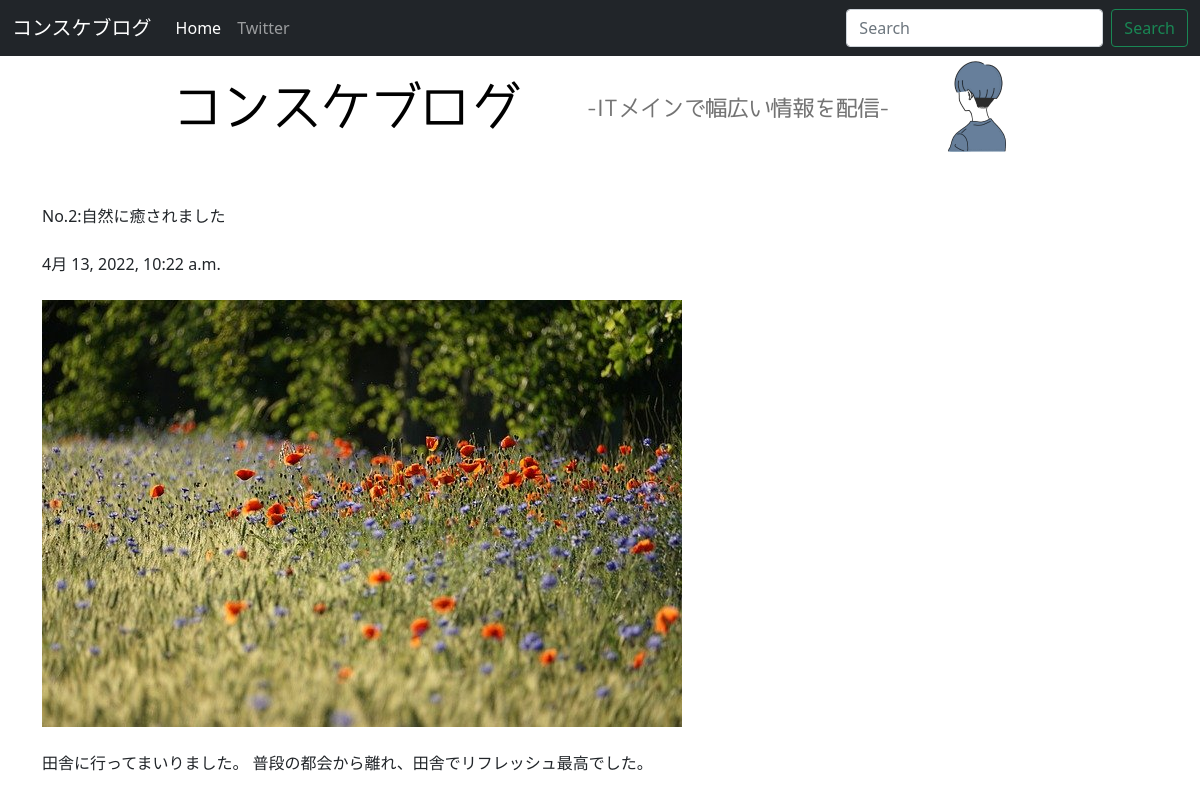
Page /posts/2/ on the committed database.
### posts/models.py (models this page shows, shortened)
class Post(models.Model):
    title = models.CharField(max_length=100)
    published = models.DateTimeField()
    image = models.ImageField(upload_to='media/')
    body = models.TextField()

### posts/views.py (the view)
# urls.py: path('posts/<int:post_id>/', views.post_detail, name="post_detail")
def post_detail(request, post_id):
    post = get_object_or_404(Post, pk=post_id)
    return render(request, 'posts/post_detail.html', {'post': post})

### posts/templates/posts/post_detail.html (shortened to what this page needs)
<!DOCTYPE html>
<html lang="ja-jp">
    <head>
        <link href="https://cdn.jsdelivr.net/npm/bootstrap@5.0.2/dist/css/bootstrap.min.css" rel="stylesheet"
>
    </head>
    <body>
        <nav class="navbar navbar-expand-lg navbar-dark bg-dark">
            <div class="container-fluid">
                <a class="navbar-brand" href="#">コンスケブログ</a>
                <div class="collapse navbar-collapse" id="navbarSupportedContent">
                    <ul class="navbar-nav me-auto mb-2 mb-lg-0">
                        <li class="nav-item">
                            <a class="nav-link active" aria-current="page" href="/posts/">Home</a>
                        </li>
                        <li class="nav-item">
                            <a class="nav-link" href="https://twitter.com/taka_to88">Twitter</a>
                        </li>
                    </ul>
                    <form class="d-flex">
                        <input class="form-control me-2" type="search" placeholder="Search" aria-label="Search">
                        <button class="btn btn-outline-success" type="submit">Search</button>
                    </form>
                </div>
            </div>
        </nav>
        <div class="container">
            {% load static %}
            <img src="{% static 'posts/home.png' %}" class="img-fluid rounded  d-block mx-auto"
                style=" max-height: 100px" />
            <br><br />
            {{ post.title }}
            <br><br />
            {{ post.published }}
            <br><br />
            <img src="{{ post.image.url }}" />
            <br><br />
            {{ post.body }}
            <br><br />
        </div>
    </body>
</html>

### rows in the picture
Post: title "No.2:自然に癒されました", published "4月 13, 2022, 10:22 a.m.", image (picture), body "田舎に行ってまいりました。 普段の都会から離れ、田舎でリフレッシュ最高でした。"
